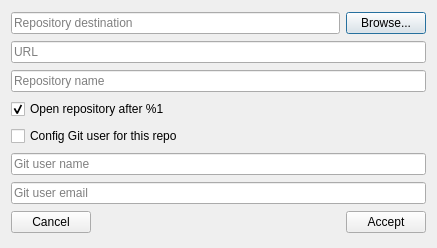
<?xml version="1.0" encoding="UTF-8"?>
<ui version="4.0">
 <class>CreateRepoDlg</class>
 <widget class="QDialog" name="CreateRepoDlg">
  <property name="geometry">
   <rect>
    <x>0</x>
    <y>0</y>
    <width>437</width>
    <height>248</height>
   </rect>
  </property>
  <property name="windowTitle">
   <string>Create tag</string>
  </property>
  <layout class="QGridLayout" name="gridLayout">
   <item row="3" column="0" colspan="3">
    <widget class="QCheckBox" name="chbOpen">
     <property name="text">
      <string>Open repository after %1</string>
     </property>
     <property name="checked">
      <bool>true</bool>
     </property>
    </widget>
   </item>
   <item row="0" column="2">
    <widget class="QPushButton" name="pbBrowse">
     <property name="text">
      <string>Browse...</string>
     </property>
    </widget>
   </item>
   <item row="4" column="0" colspan="3">
    <widget class="QCheckBox" name="cbGitUser">
     <property name="text">
      <string>Config Git user for this repo</string>
     </property>
    </widget>
   </item>
   <item row="5" column="0" colspan="3">
    <widget class="QLineEdit" name="leGitName">
     <property name="placeholderText">
      <string>Git user name</string>
     </property>
    </widget>
   </item>
   <item row="0" column="0" colspan="2">
    <widget class="QLineEdit" name="lePath">
     <property name="placeholderText">
      <string>Repository destination</string>
     </property>
    </widget>
   </item>
   <item row="1" column="0" colspan="3">
    <widget class="QLineEdit" name="leURL">
     <property name="placeholderText">
      <string>URL</string>
     </property>
    </widget>
   </item>
   <item row="2" column="0" colspan="3">
    <widget class="QLineEdit" name="leRepoName">
     <property name="placeholderText">
      <string>Repository name</string>
     </property>
    </widget>
   </item>
   <item row="7" column="2">
    <widget class="QPushButton" name="pbAccept">
     <property name="text">
      <string>Accept</string>
     </property>
    </widget>
   </item>
   <item row="7" column="0">
    <widget class="QPushButton" name="pbCancel">
     <property name="text">
      <string>Cancel</string>
     </property>
    </widget>
   </item>
   <item row="7" column="1">
    <spacer name="horizontalSpacer">
     <property name="orientation">
      <enum>Qt::Horizontal</enum>
     </property>
     <property name="sizeHint" stdset="0">
      <size>
       <width>170</width>
       <height>20</height>
      </size>
     </property>
    </spacer>
   </item>
   <item row="6" column="0" colspan="3">
    <widget class="QLineEdit" name="leGitEmail">
     <property name="placeholderText">
      <string>Git user email</string>
     </property>
    </widget>
   </item>
  </layout>
 </widget>
 <tabstops>
  <tabstop>lePath</tabstop>
  <tabstop>pbBrowse</tabstop>
  <tabstop>leURL</tabstop>
  <tabstop>leRepoName</tabstop>
  <tabstop>chbOpen</tabstop>
  <tabstop>cbGitUser</tabstop>
  <tabstop>leGitName</tabstop>
  <tabstop>leGitEmail</tabstop>
  <tabstop>pbAccept</tabstop>
  <tabstop>pbCancel</tabstop>
 </tabstops>
 <resources/>
 <connections/>
</ui>
